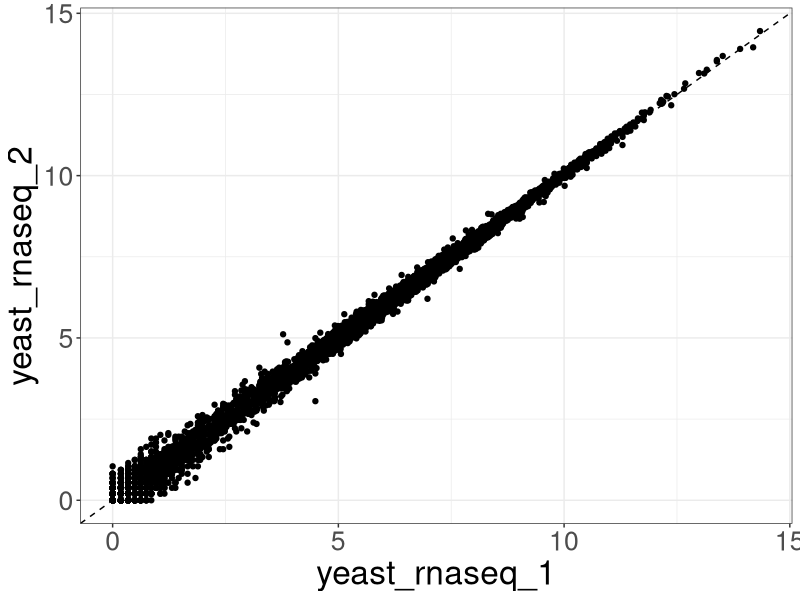
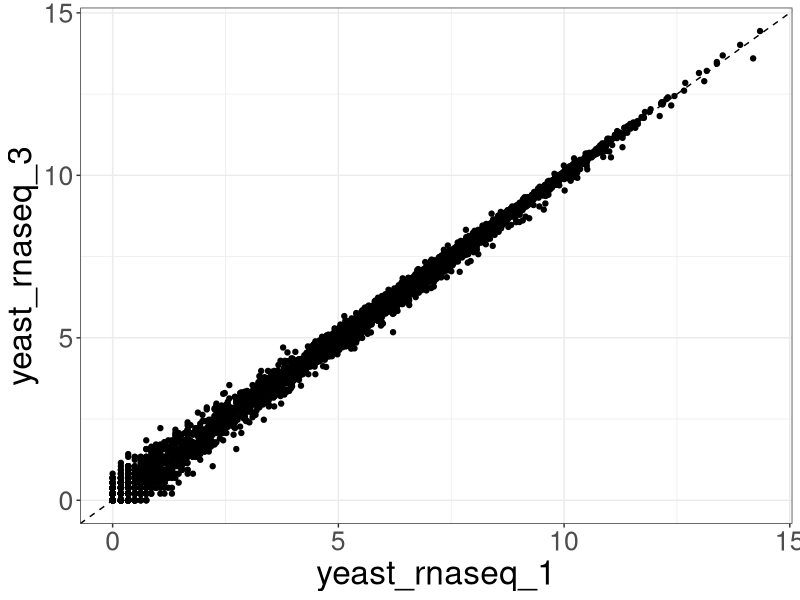
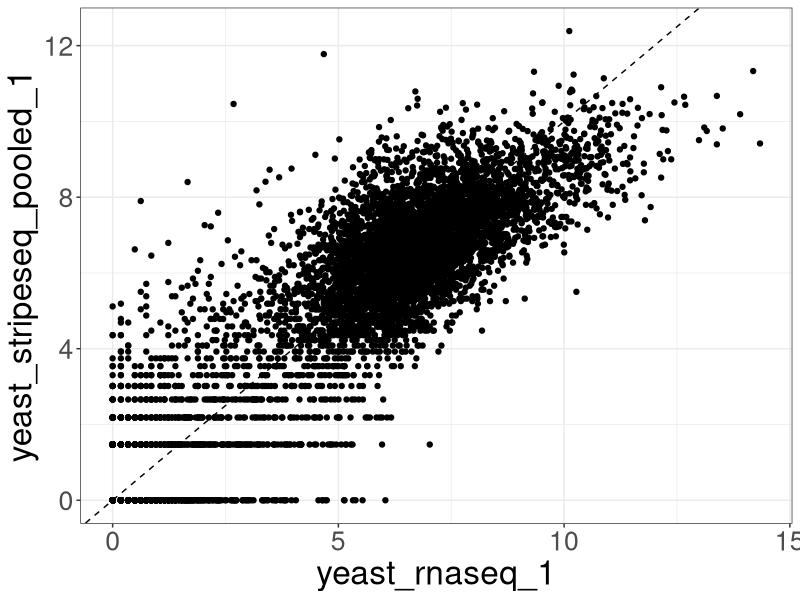
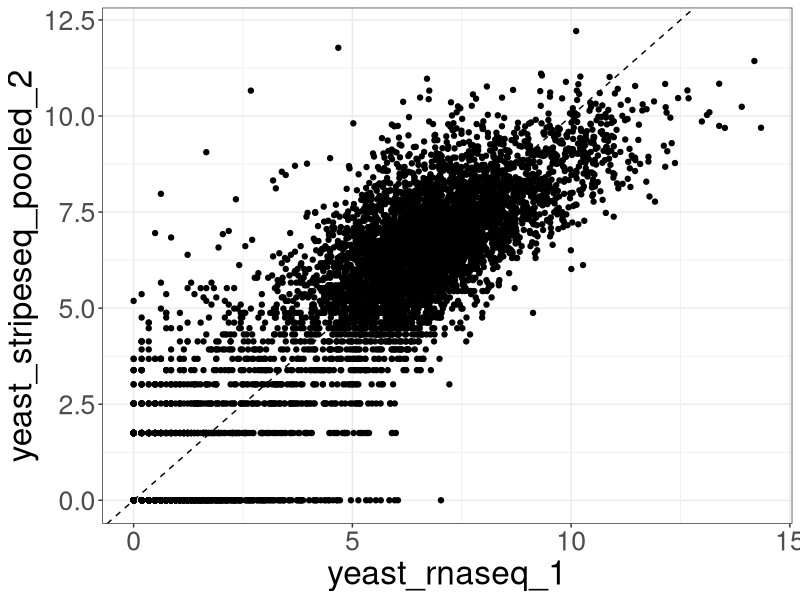
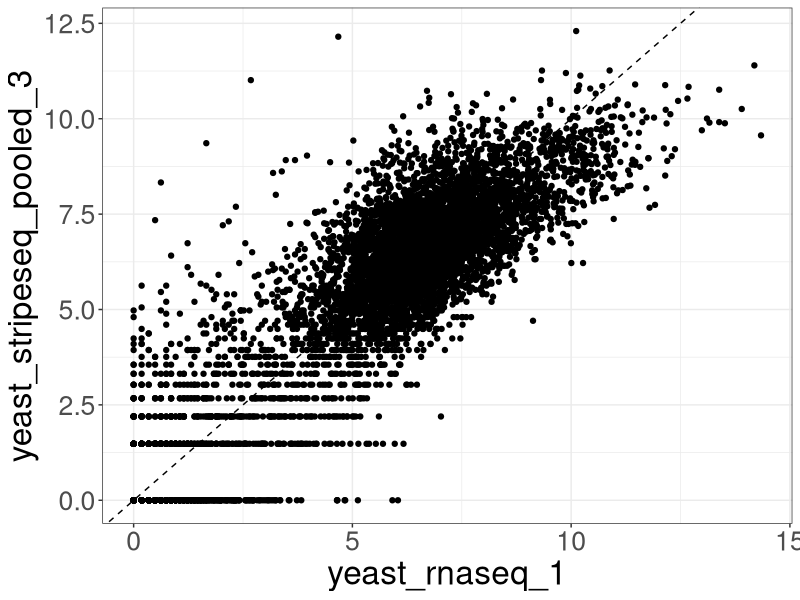
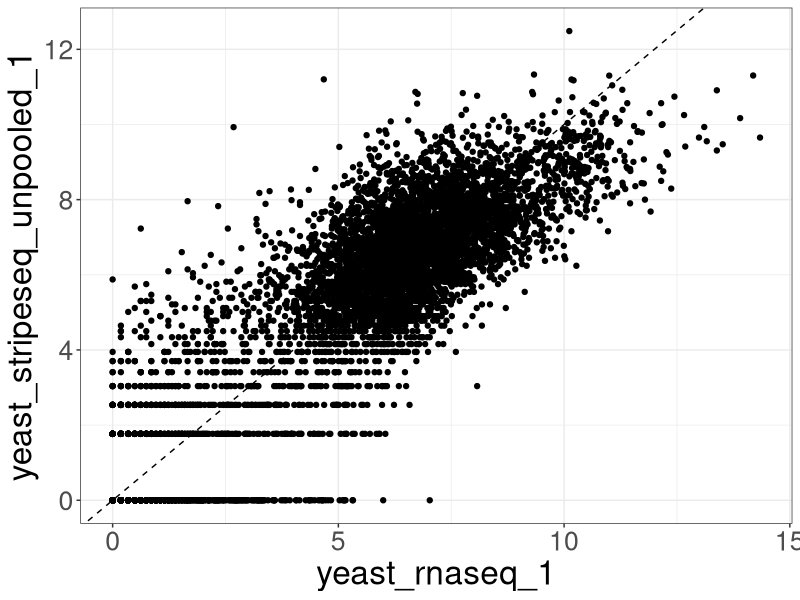
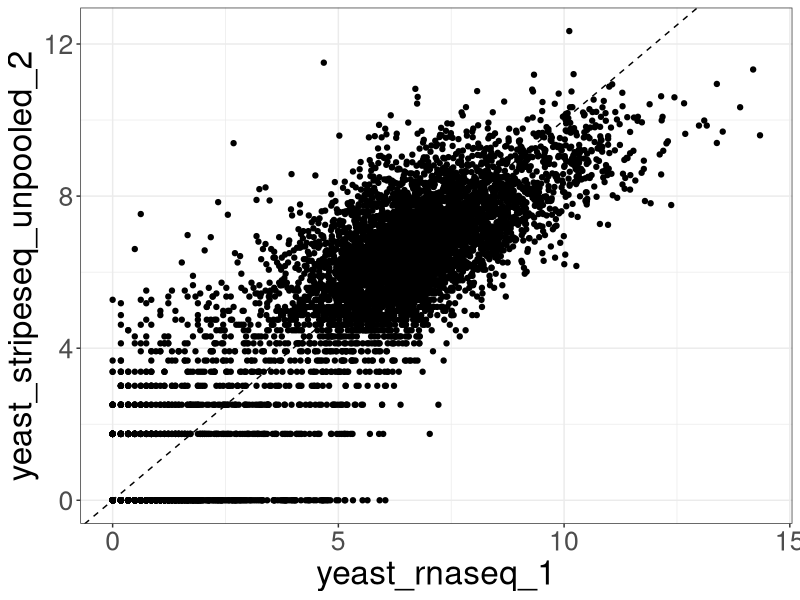
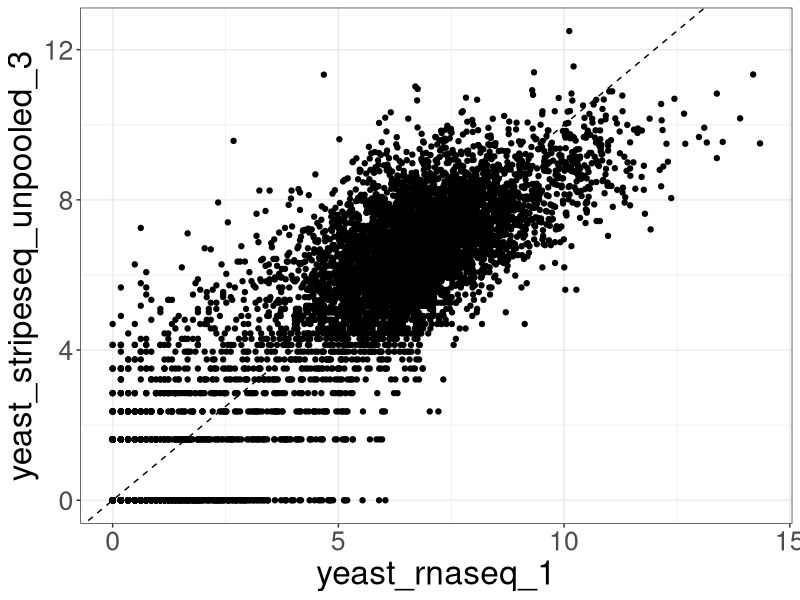

Reproduce these figures in R, in order.
#!/usr/bin/env Rscript

library("tidyverse")
library("gtools")

###########################################
## STRIPE-seq vs RNA-seq Correlation Plots
###########################################

## Prepare Data
## ----------

## Load data.

TMM <- read.delim(
	"../TMM_normalize/TMM_normalized_reads/TMM_normalized_reads.tsv",
	sep="\t", header=T, stringsAsFactors=F
) %>% 
	as_tibble %>%
	dplyr::select(-sgd_id)

## Get log2+1 counts.

counts <- mutate_all(TMM, ~log2(.+1))

## Get combinations of comparisons.

comparisons <- counts %>%
	colnames %>%
	combinations(9, 2, .) %>%
	as_tibble %>%
	dplyr::rename("sample_1"=1, "sample_2"=2) %>%
	filter(sample_1 != sample_2)

## Plot Data
## ----------

dir.create("corr_plots")

pmap(
	comparisons,
	function(sample_1, sample_2) {
		p <- ggplot(counts, aes_string(x=sample_1, y=sample_2)) +
			geom_point() +
			theme_bw() +
			theme(text=element_text(size=24)) +
			geom_abline(intercept=0, slope=1, lty=2)
		
		ggsave(
			file.path("corr_plots", paste0(sample_1, "-vs-", sample_2, ".tiff")),
			plot=p, device="tiff", type="cairo", height=6.5, width=6.5
		)
	}
)

## Spearman's Correlation Matrix
## ----------

## Create output directory.

dir.create("spearmans_corr")

## Calculate Spearman's rho.

correlation <- TMM %>%
	as.matrix %>%
	cor(method="spearman") %>%
	as_tibble(rownames="sample_1") %>%
	gather(key="sample_2", value="spearman", -sample_1) %>%
	mutate(spearman=round(spearman, 3))

## Plot correlation matrix.

p <- ggplot(correlation, aes(x=sample_1, y=sample_2, fill=spearman, label=spearman)) +
	geom_tile(color="white", lwd=0.5) +
	geom_label(color="white", label.size=NA, fill=NA) +
	scale_fill_viridis_c(limits=c(0.7,1), name="Spearman") +
	theme_minimal() +
	theme(
		axis.text.x=element_text(angle=45, hjust=1),
		panel.grid=element_blank(),
		axis.title=element_blank()
	)

dir.create("corr_matrix_plot")

ggsave(
	file.path("corr_matrix_plot", "corr_matrix_plot.pdf"),
	plot=p, device=cairo_pdf, height=5.5, width=7
)

## Export text results.

write.table(
	correlation, file.path("spearmans_corr", "spearmans_correlation_matrix.tsv"),
	sep="\t", col.names=T, row.names=F, quote=F
)
